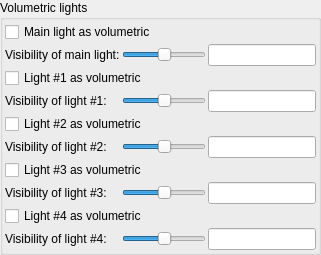
                  <widget class="QGroupBox" name="groupBox_9">
                   <property name="title">
                    <string>Volumetric lights</string>
                   </property>
                   <layout class="QVBoxLayout" name="verticalLayout_18">
                    <property name="spacing">
                     <number>2</number>
                    </property>
                    <property name="leftMargin">
                     <number>2</number>
                    </property>
                    <property name="topMargin">
                     <number>2</number>
                    </property>
                    <property name="rightMargin">
                     <number>2</number>
                    </property>
                    <property name="bottomMargin">
                     <number>2</number>
                    </property>
                    <item>
                     <layout class="QGridLayout" name="gridLayout_6">
                      <property name="spacing">
                       <number>2</number>
                      </property>
                      <item row="3" column="1">
                       <widget class="QSlider" name="logslider_aux_light_volumetric_intensity_1">
                        <property name="minimum">
                         <number>-1500</number>
                        </property>
                        <property name="maximum">
                         <number>1500</number>
                        </property>
                        <property name="orientation">
                         <enum>Qt::Horizontal</enum>
                        </property>
                       </widget>
                      </item>
                      <item row="5" column="0">
                       <widget class="QLabel" name="label_40">
                        <property name="text">
                         <string>Visibility of light #2:</string>
                        </property>
                       </widget>
                      </item>
                      <item row="3" column="0">
                       <widget class="QLabel" name="label_41">
                        <property name="text">
                         <string>Visibility of light #1:</string>
                        </property>
                       </widget>
                      </item>
                      <item row="1" column="0">
                       <widget class="QLabel" name="label_42">
                        <property name="text">
                         <string>Visibility of main light:</string>
                        </property>
                       </widget>
                      </item>
                      <item row="7" column="2">
                       <widget class="MyLineEdit" name="logedit_aux_light_volumetric_intensity_3"/>
                      </item>
                      <item row="5" column="2">
                       <widget class="MyLineEdit" name="logedit_aux_light_volumetric_intensity_2"/>
                      </item>
                      <item row="1" column="1">
                       <widget class="QSlider" name="logslider_main_light_volumetric_intensity">
                        <property name="minimum">
                         <number>-1500</number>
                        </property>
                        <property name="maximum">
                         <number>1500</number>
                        </property>
                        <property name="orientation">
                         <enum>Qt::Horizontal</enum>
                        </property>
                       </widget>
                      </item>
                      <item row="1" column="2">
                       <widget class="MyLineEdit" name="logedit_main_light_volumetric_intensity"/>
                      </item>
                      <item row="3" column="2">
                       <widget class="MyLineEdit" name="logedit_aux_light_volumetric_intensity_1"/>
                      </item>
                      <item row="7" column="0">
                       <widget class="QLabel" name="label_43">
                        <property name="text">
                         <string>Visibility of light #3:</string>
                        </property>
                       </widget>
                      </item>
                      <item row="7" column="1">
                       <widget class="QSlider" name="logslider_aux_light_volumetric_intensity_3">
                        <property name="minimum">
                         <number>-1500</number>
                        </property>
                        <property name="maximum">
                         <number>1500</number>
                        </property>
                        <property name="orientation">
                         <enum>Qt::Horizontal</enum>
                        </property>
                       </widget>
                      </item>
                      <item row="9" column="0">
                       <widget class="QLabel" name="label_44">
                        <property name="text">
                         <string>Visibility of light #4:</string>
                        </property>
                       </widget>
                      </item>
                      <item row="9" column="1">
                       <widget class="QSlider" name="logslider_aux_light_volumetric_intensity_4">
                        <property name="minimum">
                         <number>-1500</number>
                        </property>
                        <property name="maximum">
                         <number>1500</number>
                        </property>
                        <property name="orientation">
                         <enum>Qt::Horizontal</enum>
                        </property>
                       </widget>
                      </item>
                      <item row="9" column="2">
                       <widget class="MyLineEdit" name="logedit_aux_light_volumetric_intensity_4"/>
                      </item>
                      <item row="5" column="1">
                       <widget class="QSlider" name="logslider_aux_light_volumetric_intensity_2">
                        <property name="minimum">
                         <number>-1500</number>
                        </property>
                        <property name="maximum">
                         <number>1500</number>
                        </property>
                        <property name="orientation">
                         <enum>Qt::Horizontal</enum>
                        </property>
                       </widget>
                      </item>
                      <item row="0" column="0" colspan="3">
                       <widget class="MyCheckBox" name="checkBox_main_light_volumetric_enabled">
                        <property name="text">
                         <string>Main light as volumetric</string>
                        </property>
                       </widget>
                      </item>
                      <item row="2" column="0" colspan="3">
                       <widget class="QCheckBox" name="checkBox_aux_light_volumetric_enabled_1">
                        <property name="text">
                         <string>Light #1 as volumetric</string>
                        </property>
                       </widget>
                      </item>
                      <item row="4" column="0" colspan="3">
                       <widget class="QCheckBox" name="checkBox_aux_light_volumetric_enabled_2">
                        <property name="text">
                         <string>Light #2 as volumetric</string>
                        </property>
                       </widget>
                      </item>
                      <item row="6" column="0" colspan="3">
                       <widget class="QCheckBox" name="checkBox_aux_light_volumetric_enabled_3">
                        <property name="text">
                         <string>Light #3 as volumetric</string>
                        </property>
                       </widget>
                      </item>
                      <item row="8" column="0" colspan="3">
                       <widget class="QCheckBox" name="checkBox_aux_light_volumetric_enabled_4">
                        <property name="text">
                         <string>Light #4 as volumetric</string>
                        </property>
                       </widget>
                      </item>
                     </layout>
                    </item>
                   </layout>
                  </widget>
